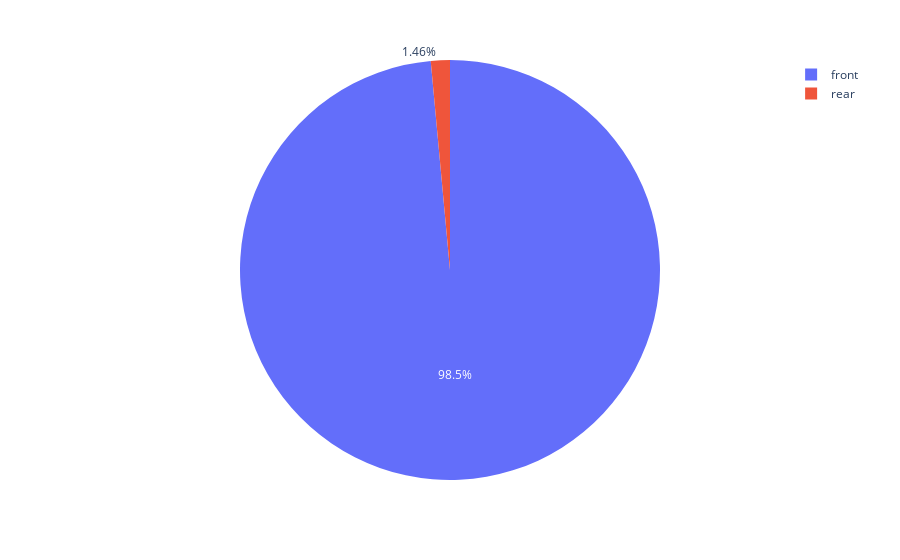

The code cell stored with this chart in its notebook:
### Code cell
fig = px.pie(number_enginelocation, values='enginelocation', names='index')
fig.show()

### Figure 1 — Plotly figure (JSON) as saved in the notebook; plotly's stock layout.template omitted (floating-point values rounded to 4 significant figures)
{"data": [{"domain": {"x": [0, 1], "y": [0, 1]}, "hovertemplate": "index=%{label}<br>enginelocation=%{value}<extra></extra>", "labels": ["front", "rear"], "legendgroup": "", "name": "", "showlegend": true, "type": "pie", "values": [202, 3]}], "layout": {"legend": {"tracegroupgap": 0}, "margin": {"t": 60}}}
